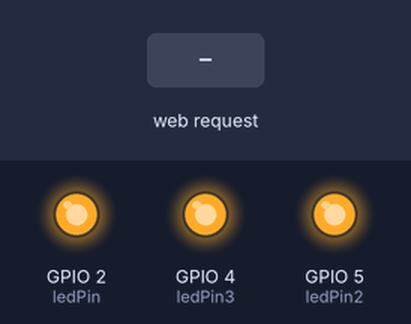
The sketch below on a simulated ESP8266 (NodeMCU). Parts: output pins drawn as LEDs (lit = HIGH). Inputs (shaded band) come from the test bench. What the sketch prints to the serial monitor is not drawn.

Above: at 1.2 s.
1.3 s: HTTP request GET /led1/on received
At 2.1 s:
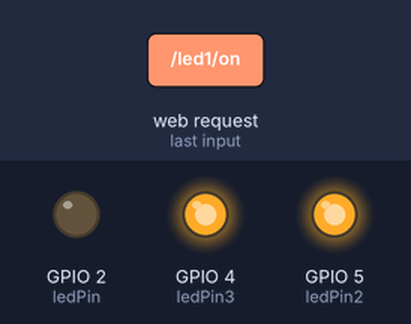
2.8 s: HTTP request GET /led2/on received
At 3.2 s:
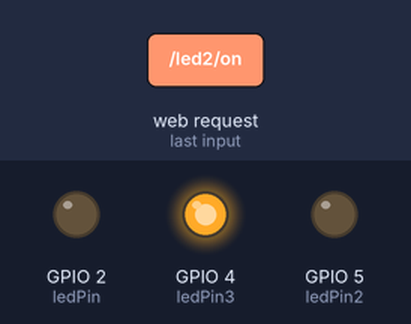
4.3 s: HTTP request GET /led1/off received
At 5.5 s:
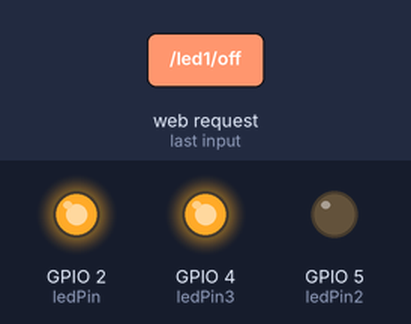
5.8 s: HTTP request GET /led3/on received
At 6.7 s:
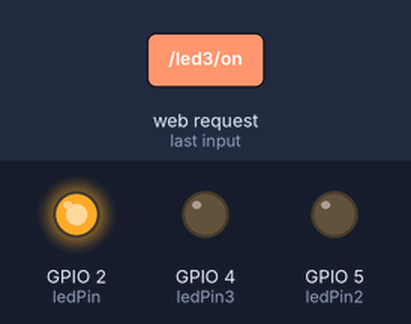
7.3 s: HTTP request GET /led2/off received
At 7.8 s:
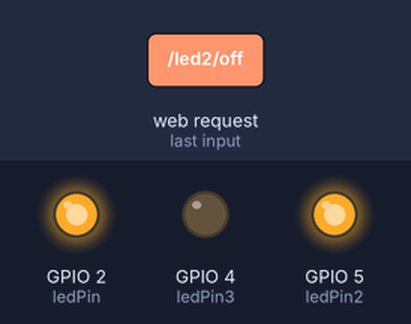
8.8 s: HTTP request GET /led3/off received
At 10.2 s:
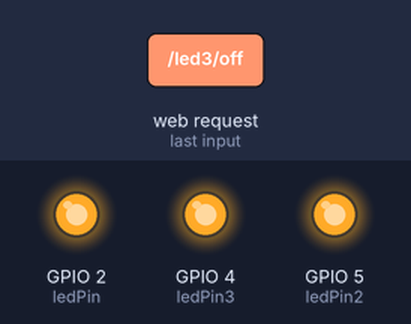
Timing chart, 0 to 11.3 s (numbered marks = the images above; inputs shaded):
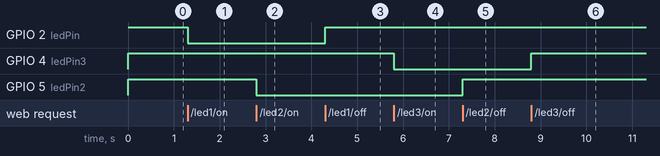

The sketch:

url_offline_led_ajax.ino
```cpp
#include <ESP8266WiFi.h>
#include <ESP8266WebServer.h>
#include <DNSServer.h>

const char* ssid = "MyESP8266AP";
const char* password = "mypassword";

ESP8266WebServer server(80);
DNSServer dnsServer;

const int ledPin = 2; // D4
const int ledPin2 = 5; // D1
const int ledPin3 = 4; // D2

IPAddress localIP(192, 168, 4, 1);

void handleRoot() {
  String html = R"rawliteral(
    <!DOCTYPE html>
    <html>
    <head>
      <title>ESP8266 LED Control</title>
      <style>
        body { font-family: Arial; text-align: center; margin-top: 50px; }
        button { padding: 10px 20px; margin: 10px; font-size: 16px; }
        .status { margin: 10px; font-weight: bold; }
      </style>
      <script>
        function toggleLED(led, action) {
          fetch(`/${led}/${action}`)
            .then(() => updateStatus());
        }

        function updateStatus() {
          fetch('/status')
            .then(res => res.json())
            .then(data => {
              document.getElementById('status1').innerText = data.led1;
              document.getElementById('status2').innerText = data.led2;
              document.getElementById('status3').innerText = data.led3;
            });
        }

        setInterval(updateStatus, 2000);
        window.onload = updateStatus;
      </script>
    </head>
    <body>
      <h1>ESP8266 LED Control (AJAX)</h1>

      <div>
        <p>LED 1 (GPIO2) is: <span class="status" id="status1">...</span></p>
        <button onclick="toggleLED('led1', 'on')">Turn ON</button>
        <button onclick="toggleLED('led1', 'off')">Turn OFF</button>
      </div>

      <div>
        <p>LED 2 (GPIO5) is: <span class="status" id="status2">...</span></p>
        <button onclick="toggleLED('led2', 'on')">Turn ON</button>
        <button onclick="toggleLED('led2', 'off')">Turn OFF</button>
      </div>

      <div>
        <p>LED 3 (GPIO4) is: <span class="status" id="status3">...</span></p>
        <button onclick="toggleLED('led3', 'on')">Turn ON</button>
        <button onclick="toggleLED('led3', 'off')">Turn OFF</button>
      </div>
    </body>
    </html>
  )rawliteral";

  server.send(200, "text/html", html);
}

// LED Control Endpoints
void handleLED(const int pin, bool state) {
  digitalWrite(pin, state ? LOW : HIGH);
  server.send(200, "text/plain", "OK");
}

// JSON Status Endpoint
void handleStatus() {
  String json = "{";
  json += "\"led1\":\"" + String((digitalRead(ledPin) == LOW) ? "ON" : "OFF") + "\",";
  json += "\"led2\":\"" + String((digitalRead(ledPin2) == LOW) ? "ON" : "OFF") + "\",";
  json += "\"led3\":\"" + String((digitalRead(ledPin3) == LOW) ? "ON" : "OFF") + "\"";
  json += "}";
  server.send(200, "application/json", json);
}

void setup() {
  pinMode(ledPin, OUTPUT);
  pinMode(ledPin2, OUTPUT);
  pinMode(ledPin3, OUTPUT);

  digitalWrite(ledPin, HIGH);
  digitalWrite(ledPin2, HIGH);
  digitalWrite(ledPin3, HIGH);

  Serial.begin(115200);

  WiFi.softAP(ssid, password);
  dnsServer.start(53, "ctrl.me", localIP);

  server.on("/", handleRoot);

  server.on("/led1/on", []() { handleLED(ledPin, true); });
  server.on("/led1/off", []() { handleLED(ledPin, false); });
  server.on("/led2/on", []() { handleLED(ledPin2, true); });
  server.on("/led2/off", []() { handleLED(ledPin2, false); });
  server.on("/led3/on", []() { handleLED(ledPin3, true); });
  server.on("/led3/off", []() { handleLED(ledPin3, false); });

  server.on("/status", handleStatus);

  server.onNotFound([]() {
    server.send(404, "text/plain", "404: Not Found");
  });

  server.begin();
  Serial.println("HTTP server started");
}

void loop() {
  dnsServer.processNextRequest();
  server.handleClient();
}
```

Measured:
- after the input at 1.3 s, GPIO 2 (ledPin): HIGH → LOW at once
- after the input at 2.8 s, GPIO 5 (ledPin2): HIGH → LOW at once
- after the input at 4.3 s, GPIO 2 (ledPin): LOW → HIGH at once
- after the input at 5.8 s, GPIO 4 (ledPin3): HIGH → LOW at once
- after the input at 7.3 s, GPIO 5 (ledPin2): LOW → HIGH at once
- after the input at 8.8 s, GPIO 4 (ledPin3): LOW → HIGH at once
